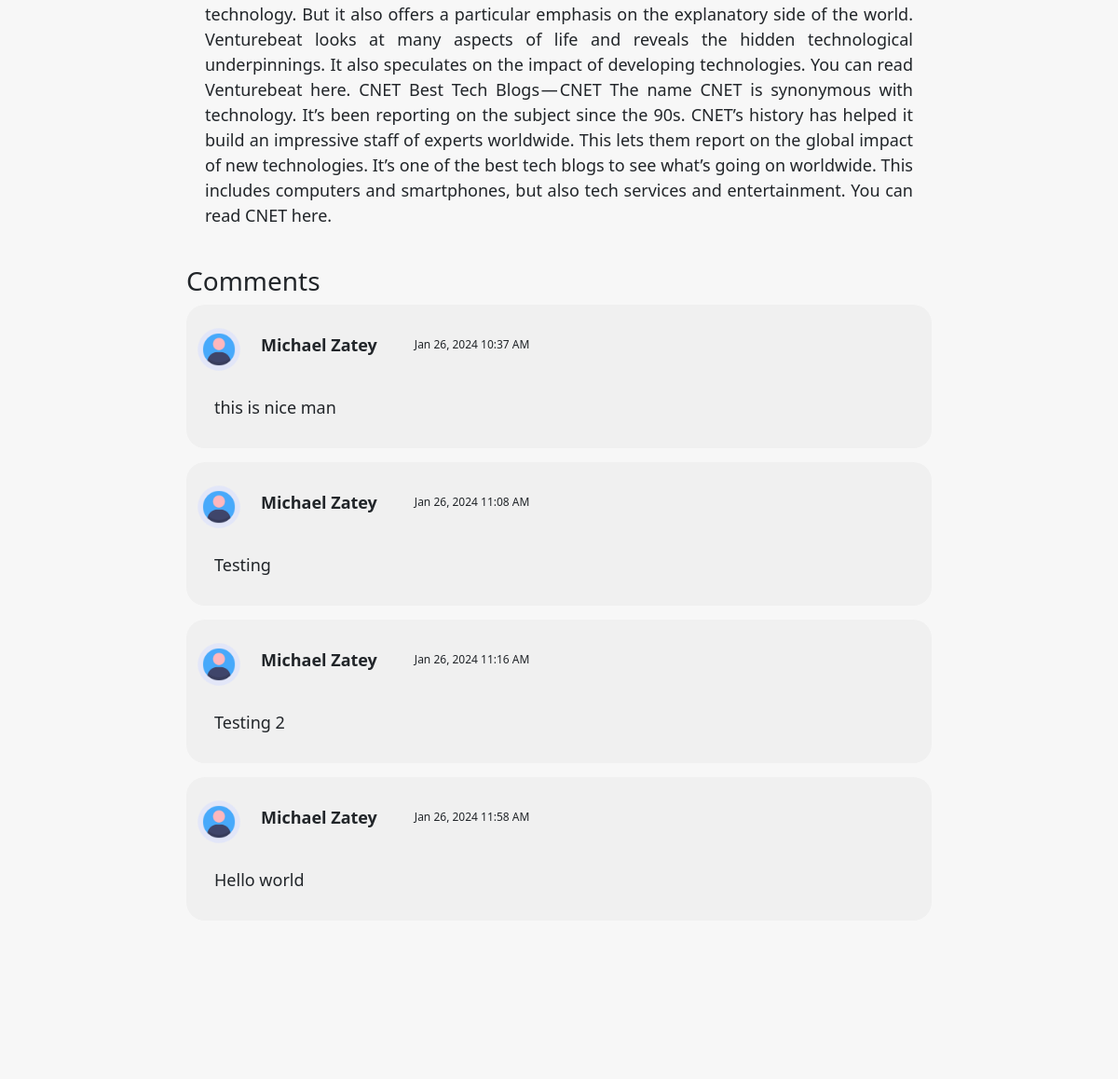
/blog/1 (middle part), run on an earlier commit of the app's database.
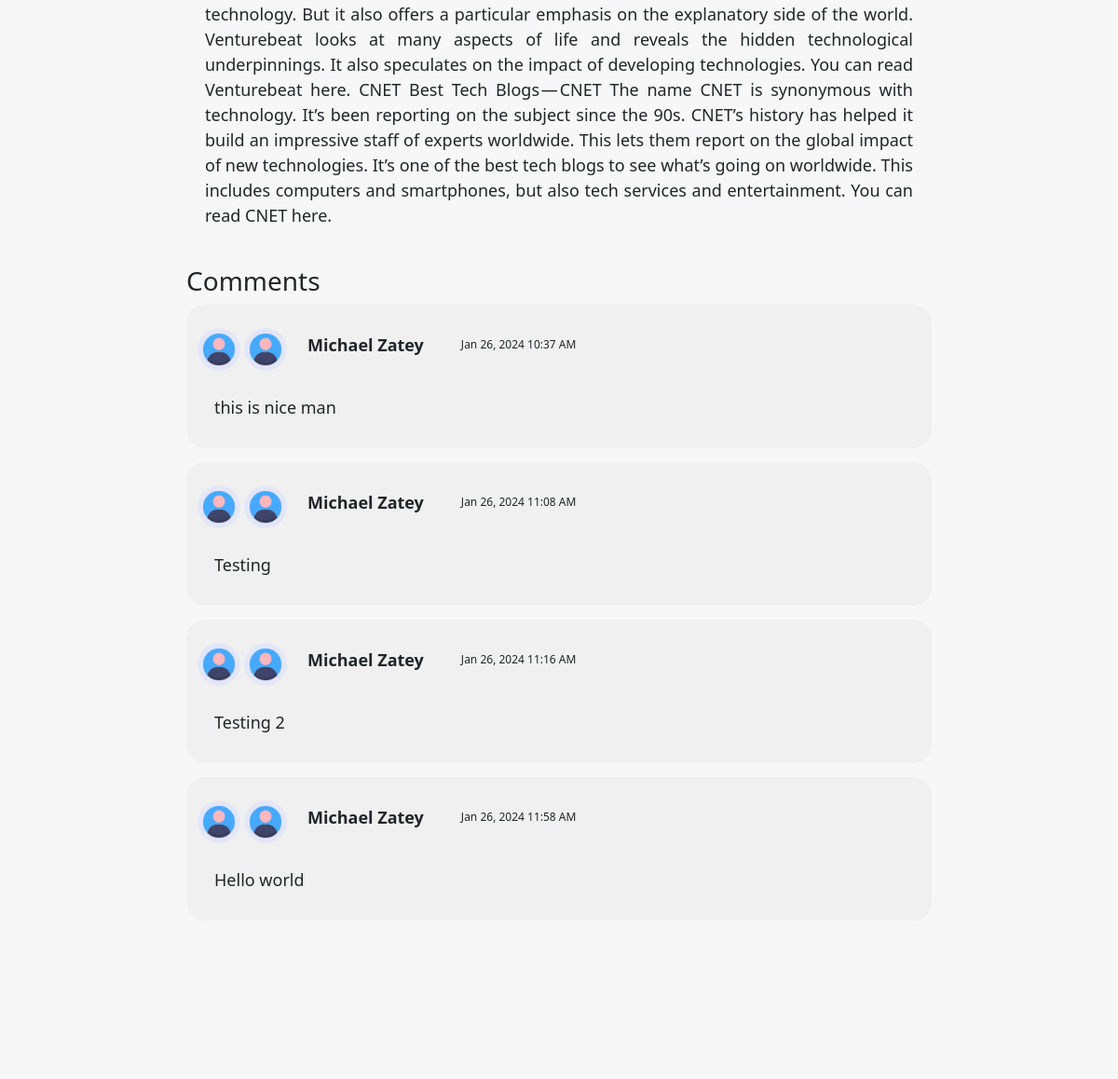
And on a later commit of the database.
### app.py (models this page shows, shortened)
class User(db.Model, UserMixin):
    id = db.Column(db.Integer, primary_key=True)
    username = db.Column(db.String(20), unique=True, nullable=False)
    email = db.Column(db.String(120), unique=True, nullable=False)
    password = db.Column(db.String(60), nullable=False)
    image_file = db.Column(db.String(20), nullable=False, default='default.png')

class Comment(db.Model):
    id = db.Column(db.Integer, primary_key=True)
    content = db.Column(db.Text, nullable=False)
    author = db.Column(db.String(255), nullable=False)
    created_at = db.Column(db.DateTime, default=datetime.utcnow)
    blog_id = db.Column(db.Integer, db.ForeignKey('blog.id'), nullable=False)

### app.py (the view, shortened to what this page needs)
@app.route('/blog/<int:blog_id>', methods=['GET', 'POST'])
def blog(blog_id):
    users = User.query.all()
    blog = Blog.query.get_or_404(blog_id)
    comments = Comment.query.filter_by(blog_id=blog.id).all()
    return render_template('blog.html', blog=blog, comments=comments, users=users)

### templates/blog.html (shortened to what this page needs)
{% extends 'base.html' %}
{% block content %}
    <div class="content">
        <p>{{ blog.content }}</p>
        <div class="comments">
            <h3>Comments</h3>
            {% for comment in comments %}
                <div class="comment">
                    <div class="comment-details">
                        {% for user in users %}
                        <img src="{{ url_for('static', filename='profile_pics/' + user.image_file) }}" alt="User Profile Image" width="50px" id="comment-image">
                      {% endfor %}
                        <p class="comment-author">{{ comment.author }}</p>
                        <p class="comment-time">{{ comment.created_at.strftime('%b %d, %Y %I:%M %p') }}</p>
                    </div>
                    <p class="comment-content">{{ comment.content }}</p>
                </div>
            {% endfor %}
        </div>
    </div>
{% endblock %}

### templates/base.html (shortened to what this page needs)
<!DOCTYPE html>
<html lang="en">
<head>
  <link href="https://cdn.jsdelivr.net/npm/bootstrap@5.3.2/dist/css/bootstrap.min.css" rel="stylesheet">
  <link rel="stylesheet" href="./assets/css/style.css">
  <link rel="stylesheet" href="{{ url_for('static', filename='assets/css/style.css') }}">
<link rel="stylesheet" href="https://cdnjs.cloudflare.com/ajax/libs/font-awesome/5.15.3/css/all.min.css">
</head>
<body class="light-theme">
<div class="main">
    {% block content %}{% endblock %}
</div>
</body>
</html>

### static/assets/css/style.css (style rules this page uses)
.light-theme { --background-primary: hsl(0, 0%, 100%); --background-secondary: hsl(0, 0%, 97%); --action-primary: hsl(214, 32%, 91%); --action-secondary: hsl(210, 38%, 95%); --foreground-primary: hsl(218, 23%, 23%); --foreground-secondary: hsl(216, 15%, 52%); --foreground-tertiary: hsl(214, 20%, 69%); --accent: hsl(229, 76%, 66%); }
:root { --white: hsl(0, 0%, 100%); --fs-base: 0.85rem; --fs-1: 1.875rem; --fs-2: 1.5rem; --fs-3: 1.25rem; --fs-4: 0.875rem; --fs-5: 0.75rem; --py: 5rem; }
*, *::before, *::after { margin: 0; padding: 0; box-sizing: border-box; }
img, button { display: block; }
html { font-family: "Inter", sans-serif; font-size: var(--fs-base); line-height: 1.8; }
.main { background: var(--background-secondary); padding: var(--py) 0; }
@media (min-width: 430px) { :root { --fs-base: 0.90rem; } }
@media (min-width: 650px) { :root { --fs-1: 2.25rem; } }
@media (min-width: 1024px) { :root { --fs-base: 1rem; --fs-1: 3rem; } }
.content { display: flex; flex-direction: column; justify-content: center; align-items: center; padding: 200px; font-size: 18px; text-align: justify; }
.content p { margin: 20px; }
.content img { width: 50%; height: auto; border-radius: 5px; margin-top: 10px; }
.comments { margin-top: 20px; }
.comment { padding: 10px; margin-bottom: 15px; width: 800px; background: #f0f0f0; border-radius: 20px; }
.comment-details { overflow: hidden; display: flex; align-items: center; }
.comment-author { font-weight: bold; margin-bottom: 5px; }
.comment-time { color: var(--py); font-size: 12px; }
.comment-content { margin-top: 10px; margin-left: 20px; }
#comment-image { width: 50px; height: auto; }

What changed in the data, as far as the page shows it:
added User: image_file (placeholder picture)
